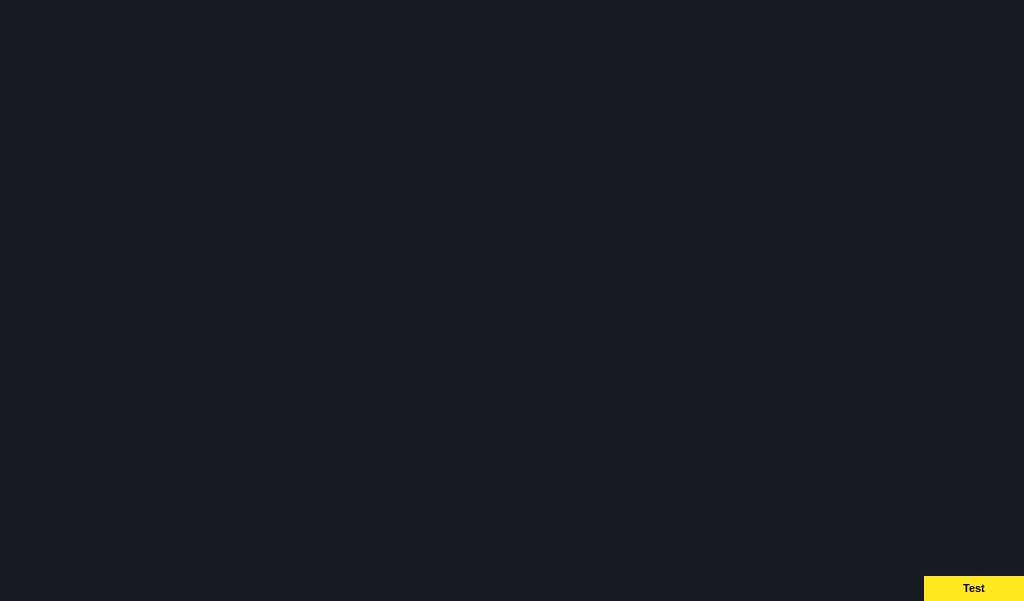
<?xml version="1.0" encoding="UTF-8"?>
<ui version="4.0">
 <class>Form</class>
 <widget class="QWidget" name="Form">
  <property name="geometry">
   <rect>
    <x>0</x>
    <y>0</y>
    <width>1024</width>
    <height>601</height>
   </rect>
  </property>
  <property name="windowTitle">
   <string>Form</string>
  </property>
  <property name="styleSheet">
   <string notr="true">QWidget {
background-color: #171923;
}</string>
  </property>
  <widget class="QLabel" name="image">
   <property name="geometry">
    <rect>
     <x>0</x>
     <y>0</y>
     <width>1024</width>
     <height>576</height>
    </rect>
   </property>
   <property name="frameShape">
    <enum>QFrame::Box</enum>
   </property>
   <property name="lineWidth">
    <number>0</number>
   </property>
   <property name="text">
    <string/>
   </property>
   <property name="alignment">
    <set>Qt::AlignCenter</set>
   </property>
  </widget>
  <widget class="QPushButton" name="test">
   <property name="geometry">
    <rect>
     <x>924</x>
     <y>576</y>
     <width>100</width>
     <height>25</height>
    </rect>
   </property>
   <property name="styleSheet">
    <string notr="true">QPushButton {
background-color: #FFE81F;
border: none;
font-size: 11px;
color: black;
font-weight: 600;
}

QPushButton:hover {
background-color: #ccba18;

}

QPushButton:pressed {
background-color: #ccba18;
}

QPushButton:disabled {
    background-color:  #87814c;
}</string>
   </property>
   <property name="text">
    <string>Test</string>
   </property>
  </widget>
 </widget>
 <resources/>
 <connections/>
</ui>
